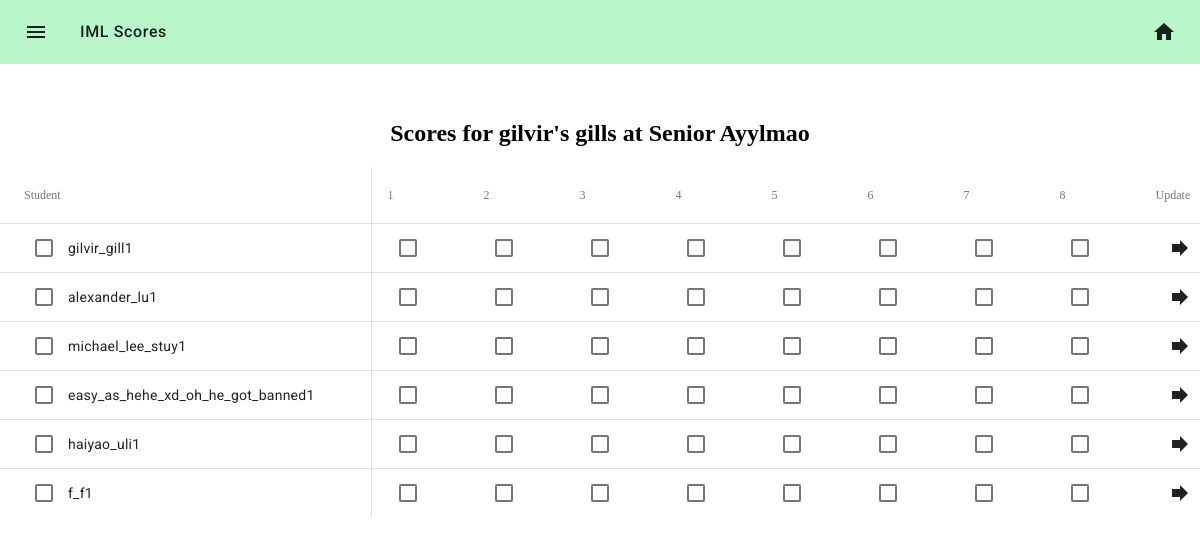
The page /scores/update/1/2 (signed in) on the database its author committed.
### iml/models.py (models this page shows, shortened)
class Team(db.Model):
    __tablename__ = 'teams'
    id = db.Column(db.Integer, primary_key=True)
    name = db.Column(db.String(32), nullable=False)
    school_id = db.Column(db.Integer, db.ForeignKey('schools.id'), nullable=False)
    division_id = db.Column(db.Integer, db.ForeignKey('divisions.id'),
                            nullable=False)
    school = db.relationship('School', back_populates = 'teams')
    division = db.relationship('Division', back_populates = 'teams')
    scores = db.relationship('Score', back_populates = 'team')
    students = db.relationship('Student', back_populates = 'team')

class Contest(db.Model):
    __tablename__ = 'contests'
    id = db.Column(db.Integer, primary_key=True)
    name = db.Column(db.String(32), nullable=False)
    start_time = db.Column(db.DateTime(), nullable=False)
    question_count = db.Column(db.Integer, nullable=False)
    team_size = db.Column(db.Integer, nullable=False,
                          default=5)
    status = db.Column(db.Integer, nullable=False,
                       default=1)
    division_id = db.Column(db.Integer,
                            db.ForeignKey('divisions.id'),
                            nullable=False)
    division = db.relationship('Division', back_populates='contests')
    scores = db.relationship('Score', back_populates='contest')
    def getQuestionCount(self):
        return self.question_count

class Student(db.Model):
    __tablename__ = 'students'
    id = db.Column(db.Integer, primary_key=True)
    first = db.Column(db.String(32), nullable=False)
    last = db.Column(db.String(32), nullable=False)
    username = db.Column(db.String(32), nullable=False)
    school_id = db.Column(db.Integer, db.ForeignKey('schools.id'),nullable=False)
    division_id = db.Column(db.Integer, db.ForeignKey('divisions.id'),
                            nullable=False)
    team_id = db.Column(db.Integer, db.ForeignKey('teams.id'),
                        nullable=True)
    school = db.relationship('School', back_populates='students')
    scores = db.relationship('Score', back_populates='student',
                             )
    division = db.relationship('Division', back_populates='students')
    team = db.relationship('Team', back_populates='students')
    def isParticipant(self,contest,team=None):
        scoresQuery = Score.query.filter_by(contest_id=contest.id,
                                            student_id=self.id)
        if team:
            scoresQuery = scoresQuery.filter_by(team_id=team.id)
        return scoresQuery.count() == contest.getQuestionCount()
    def isValidParticipant(self, contest, team):
        return (self.team == team) or (self.team is None and
                                       (not(self.isParticipant(contest)) or
                                        self.isParticipant(contest, team)))

### iml/core/scores/controllers.py (the view)
@scores.route('/update/<contest_id>/<team_id>')
@login_required()
def update_scores(contest_id, team_id):
    user = get_user(session["userdata"]["id"])
    school = user.school
    contest = Contest.query.filter_by(id=contest_id).first()
    team = Team.query.filter_by(id=team_id).first()
    if not (contest and user and team) or (team.school != school) or (contest.division != team.division):
        flash("Unspecified Error (Tell the admin to finish the application)")
        return redirect("/")
    studentsQuery = Student.query.filter_by(school_id=school.id,division_id=contest.division.id)
    students = [student for student in studentsQuery
                if student.isValidParticipant(contest=contest, team=team)]
    return render_custom_template("core/scores/update.html",
                                  user=user,
                                  contest=contest,
                                  students=students,
                                  team=team)

### iml/core/user/wrappers.py (called while the page is built)
def login_required(redirect_to=None, to_flash=None):
    if not (redirect_to or to_flash):
        to_flash = "Login to view this page!"
        redirect_to = "/login"
    def handler(*args, **kwargs):
        next = url_for(request.endpoint, **request.view_args)
        flash(to_flash)
        return redirect(url_for('user.login',next=next))
    def validator(*args, **kwargs):
        sess_status = session.get("status", IS_NOT_LOGGED_IN)
        return sess_status >= IS_LOGGED_IN
    return validate_page_access(redirect_to,
                                to_flash,
                                validator,
                                handler)

### iml/util/__init__.py (called while the page is built)
def get_user(user_id):
    return User.query.filter_by(id=user_id).first()

def render_custom_template(*args, **kwargs):
    status = IS_NOT_LOGGED_IN
    user = None
    userdata = session.get("userdata")
    if session.get("userdata"):
        user = get_user(session["userdata"]["id"])
        status = session["status"]
    if "status" not in kwargs:
        kwargs["status"] = status
    if "user" not in kwargs:
        kwargs["user"] = user
    if "userdata" not in kwargs:
        kwargs["userdata"] = userdata
    return flask.render_template(*args, **kwargs)

### iml/util/wrappers.py (called while the page is built)
def validate_page_access(redirect_to=None,
                         to_flash=None,
                         validate_function= lambda *args, **kwargs: True,
                         failure_handler= None):
    def decorator(f):
        @wraps(f)
        def check_and_call(*args, **kwargs):
            check = validate_function(*args, **kwargs)
            if check:
                return f(*args, **kwargs)
            elif failure_handler:
                return failure_handler(*args, **kwargs)
            else:
                if redirect_to and to_flash:
                    flash(to_flash)
                    return redirect(redirect_to)
            return render_template("errors/403.html")
        return check_and_call
    return decorator

### iml/templates/core/scores/update.html (shortened to what this page needs)
{% extends "_base.html" %}
{% block content %}
<center>
    <h2> Scores for {{team.name}} at {{contest.name}}</h2>
    <div class="mdc-data-table">
        <table class="mdc-data-table__content">
            <thead>
                <tr class="mdc-data-table__row">
                    <th class="mdc-data-table__column">Student</th>
                    {% for n in range(1,contest.getQuestionCount()+1) %}
                    <th class=mdc-data-table__column>{{n}}</th>
                    {% endfor %}
                    <th class="mdc-data-table__column">Update</th>
                </tr>
            </thead>
            <tbody>
            {% for student in students %}
            <tr class="mdc-data-table__row">
                <td class="mdc-data-table__cell">
                    <div class="mdc-form-field">
                        <div class="mdc-checkbox"
                             id="toggleCheckbox-{{student.username.replace(' ', '_')}}"
                             >
                             <div class="mdc-checkbox__background">
                             </div>
                        </div>
                        <label for="toggleCheckbox-{{student.username.replace(' ', '_')}}">{{student.username}}</label>
                    </div>
                </td>
                    {% for n in range(1,contest.getQuestionCount()+1) %}
                    <td class=mdc-data-table__cell>
                        <div class="mdc-checkbox"
                             id="checkbox-{{student.username.replace(' ', '_')}}-{{n}}"
                            >
                            <div class="mdc-checkbox__background">
                            </div>
                        </div>
                    </td>
                    {% endfor %}
                    <td class="mdc-data-table__cell">
                        <button id="uploadButton-{{student.username.replace(' ', '_') }}"onclick="uploadScores('{{student.username}}')" class="mdc-icon-button material-icons">forward</button>
                    </td>
            </tr>
            {% endfor %}
            </tbody>
        </table>
    </div>
</center>
{% endblock content %}

### iml/static/css/mdc-theme.css (style rules this page uses)
html, body { height: 100%; }

### rows shown on the page
Team: name "gilvir's gills"
Contest: name "Senior Ayylmao"
Student: username "gilvir_gill1"
Student: username "alexander_lu1"
Student: username "michael_lee_stuy1"
Student: username "easy_as_hehe_xd_oh_he_got_banned1"
Student: username "haiyao_uli1"
Student: username "f_f1"

### other values the page prints
{{ n }} "1" "2" "3" "4" "5" "6" "7" "8"
